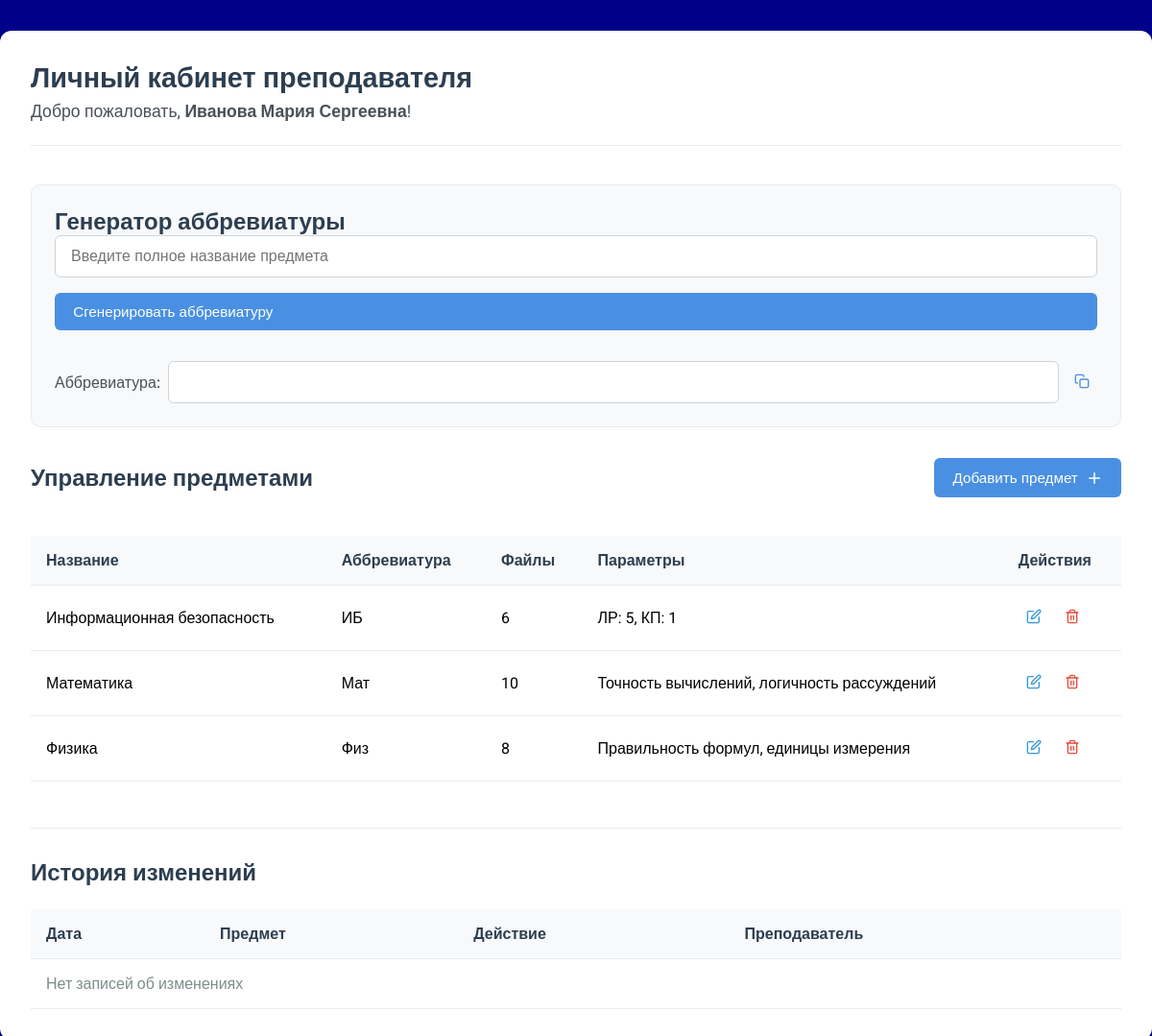
The page /teacher-action/ (signed in) on the database as committed earlier.
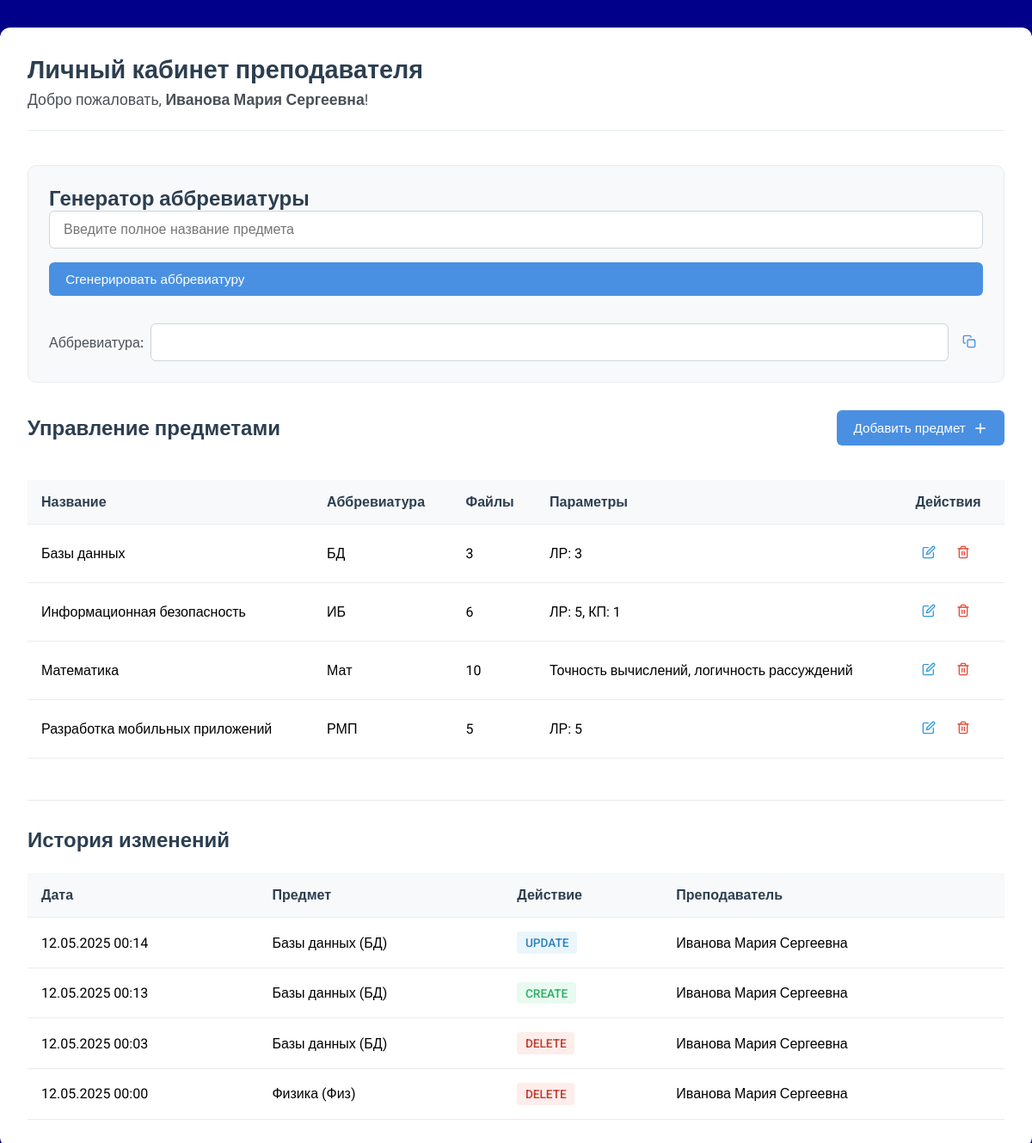
The same page on the database as committed later.
### portfolio/models.py (models this page shows, shortened)
class Teacher(models.Model):
    user = models.OneToOneField(TeacherData, on_delete=models.CASCADE)
    name = models.TextField()

class Subject(models.Model):
    class Operations(Enum):
        CREATE = "CREATE"
        UPDATE = "UPDATE"
        DELETE = "DELETE"
        @classmethod
        def choices(cls):
            return [(key.value, key.name) for key in cls]
    subject_id = models.IntegerField(default=1)
    title = models.CharField(max_length=255, blank=False)
    abbr = models.CharField(max_length=255, blank=False)
    files_count = models.IntegerField()
    review_params = models.CharField(max_length=255, blank=True)
    changer = models.ForeignKey(Teacher, on_delete=models.CASCADE)
    time_update = models.DateTimeField((""), auto_now=True, auto_now_add=False)
    operation_type = models.CharField(
        max_length=20,
        choices=Operations.choices(),
        default=Operations.CREATE.value
    )

class SubjectHistory(models.Model):
    subject_id = models.IntegerField()
    title = models.CharField(max_length=255)
    abbr = models.CharField(max_length=255)
    files_count = models.IntegerField()
    review_params = models.CharField(max_length=255, blank=True)
    changer = models.ForeignKey(Teacher, on_delete=models.SET_NULL, null=True)
    time_update = models.DateTimeField(auto_now_add=True)
    operation_type = models.CharField(max_length=20, choices=Subject.Operations.choices())
    class Meta:
        ordering = ['-time_update']
    def get_operation_display(self):
        return dict(Subject.Operations.choices()).get(self.operation_type, self.operation_type)

### portfolio/views.py (the view)
# urls.py: path('teacher-action/', views.teacherAction, name='teacher-action'),
@login_required
def teacherAction(request):
    subjects = Subject.objects.all().order_by('title')
    history = SubjectHistory.objects.all().order_by('-time_update')[:20]
    teacher_name = None
    try:
        teacher = Teacher.objects.get(user=request.user)
        teacher_name = teacher.name
    except Teacher.DoesNotExist:
        pass
    return render(request, 'portfolio/teacher_action.html', {
        'title': 'Личный кабинет',
        'teacher_name': teacher_name,
        'subjects': subjects,
        'history': history
    })

### portfolio/templates/portfolio/teacher_action.html (shortened to what this page needs)
{% extends "base.html" %}
{% load static %}
{% block styles %}
<link type="text/css" href="{% static 'portfolio/css/t_action.css' %}" rel="stylesheet" />
{% endblock %}
{% block content %}
<div class="wrapper">
    <div class="teacher-action-container">
        <div class="welcome-section">
            <h1 class="action-title">Личный кабинет преподавателя</h1>
            {% if teacher_name %}
                <p class="welcome-message">Добро пожаловать, <strong>{{ teacher_name }}</strong>!</p>
            {% endif %}
        </div>
        <div class="abbreviation-generator">
            <h2 class="section-title">Генератор аббревиатуры</h2>
            <div class="abbreviation-form">
                <input type="text" id="fullSubjectName" placeholder="Введите полное название предмета" class="form-input">
                <button id="generateAbbrBtn" class="add-button" type="button">
                    <span>Сгенерировать аббревиатуру</span>
                </button>
                <div class="abbreviation-result">
                    <label>Аббревиатура:</label>
                    <input type="text" id="generatedAbbreviation" class="form-input" readonly>
                    <button id="copyAbbrBtn" class="small-button" type="button" title="Копировать">
                    </button>
                </div>
            </div>
        </div>
        <div class="subjects-section">
            <div class="section-header">
                <h2 class="section-title">Управление предметами</h2>
                <button class="add-button" id="addSubjectBtn">
                    <span>Добавить предмет</span>
                    <svg xmlns="http://www.w3.org/2000/svg" width="18" height="18" viewBox="0 0 24 24" fill="none" stroke="currentColor" stroke-width="2" stroke-linecap="round" stroke-linejoin="round">
                        <line x1="12" y1="5" x2="12" y2="19"></line>
                        <line x1="5" y1="12" x2="19" y2="12"></line>
                    </svg>
                </button>
            </div>
            <div class="subjects-table-container">
                <table class="subjects-table">
                    <thead>
                        <tr>
                            <th>Название</th>
                            <th>Аббревиатура</th>
                            <th>Файлы</th>
                            <th>Параметры</th>
                            <th>Действия</th>
                        </tr>
                    </thead>
                    <tbody>
                        {% for subject in subjects %}
                        <tr>
                            <td>{{ subject.title }}</td>
                            <td>{{ subject.abbr }}</td>
                            <td>{{ subject.files_count }}</td>
                            <td>{{ subject.review_params|default:"-" }}</td>
                            <td class="actions-cell">
                                <button class="edit-btn" data-id="{{ subject.id }}" data-title="{{ subject.title }}"
                                    data-abbr="{{ subject.abbr }}" data-files="{{ subject.files_count }}"
                                    data-params="{{ subject.review_params }}">
                                </button>
                                <button class="delete-btn" data-id="{{ subject.id }}">
                                </button>
                            </td>
                        </tr>
                        {% empty %}
                        <tr>
                            <td colspan="5" class="no-subjects">Нет добавленных предметов</td>
                        </tr>
                        {% endfor %}
                    </tbody>
                </table>
            </div>
        </div>
        <div class="history-section">
            <div class="section-header">
                <h2 class="section-title">История изменений</h2>
            </div>
            <div class="history-table-container">
                <table class="history-table">
                    <thead>
                        <tr>
                            <th>Дата</th>
                            <th>Предмет</th>
                            <th>Действие</th>
                            <th>Преподаватель</th>
                        </tr>
                    </thead>
                    <tbody>
                        {% for record in history %}
                        <tr>
                            <td data-label="Дата">{{ record.time_update|date:"d.m.Y H:i" }}</td>
                            <td data-label="Предмет">{{ record.title }} ({{ record.abbr }})</td>
                            <td data-label="Действие">
                                <span class="operation-badge operation-{{ record.operation_type|lower }}">
                                    {{ record.get_operation_display }}
                                </span>
                            </td>
                            <td data-label="Преподаватель">{{ record.changer.name }}</td>
                        </tr>
                        {% empty %}
                        <tr>
                            <td colspan="4" class="no-history">Нет записей об изменениях</td>
                        </tr>
                        {% endfor %}
                    </tbody>
                </table>
            </div>
        </div>
    </div>
</div>
{% endblock %}

### templates/base.html (shortened to what this page needs)
{% load static %}
<!DOCTYPE html>
<html lang="en">
<head>
    {% block styles %} {% endblock  %}
</head>
<body>
    {% block content %} {% endblock  %}
</body>
</html>

### portfolio/static/portfolio/css/t_action.css (style rules this page uses)
* { margin: 0; padding: 0; box-sizing: border-box; }
.wrapper { background-color: darkblue; font-family: "Roboto", sans-serif; min-height: 100vh; padding: 2rem 0; }
.teacher-action-container { max-width: 1200px; margin: 0 auto; padding: 2rem; background: #fff; border-radius: 12px; box-shadow: 0 4px 20px rgba(0, 0, 0, 0.08); }
.welcome-section { margin-bottom: 2.5rem; padding-bottom: 1.5rem; border-bottom: 1px solid #e9ecef; }
.action-title { font-size: 1.8rem; color: #2c3e50; margin-bottom: 0.5rem; }
.welcome-message { font-size: 1.1rem; color: #495057; }
.subjects-section { margin-top: 2rem; }
.section-header { display: flex; justify-content: space-between; align-items: center; margin-bottom: 1.5rem; }
.section-title { font-size: 1.5rem; color: #2c3e50; }
.add-button { display: flex; align-items: center; gap: 0.5rem; padding: 0.7rem 1.2rem; background: #4a90e2; color: white; border: none; border-radius: 6px; font-size: 0.95rem; cursor: pointer; transition: all 0.3s ease; }
.form-input { width: 100%; padding: 0.75rem 1rem; border: 1px solid #ced4da; border-radius: 6px; font-size: 1rem; transition: all 0.3s ease; }
.subjects-table-container { overflow-x: auto; }
.subjects-table { width: 100%; border-collapse: collapse; margin-top: 1rem; }
.subjects-table th, .subjects-table td { padding: 1rem; text-align: left; border-bottom: 1px solid #e9ecef; }
.subjects-table th { background-color: #f8f9fa; font-weight: 600; color: #2c3e50; }
.actions-cell { display: flex; gap: 0.5rem; }
.edit-btn, .delete-btn { background: none; border: none; cursor: pointer; padding: 0.5rem; border-radius: 4px; transition: all 0.2s ease; }
.edit-btn { color: #3498db; }
.delete-btn { color: #e74c3c; }
.history-section { margin-top: 3rem; padding-top: 2rem; border-top: 1px solid #e9ecef; }
.history-table-container { overflow-x: auto; margin-top: 1rem; }
.history-table { width: 100%; border-collapse: collapse; }
.history-table th, .history-table td { padding: 1rem; text-align: left; border-bottom: 1px solid #e9ecef; }
.history-table th { background-color: #f8f9fa; font-weight: 600; color: #2c3e50; }
.operation-badge { display: inline-block; padding: 0.3rem 0.6rem; border-radius: 4px; font-size: 0.85rem; font-weight: 500; }
.operation-create { background-color: rgba(46, 204, 113, 0.1); color: #27ae60; }
.operation-update { background-color: rgba(52, 152, 219, 0.1); color: #2980b9; }
.operation-delete { background-color: rgba(231, 76, 60, 0.1); color: #c0392b; }
.abbreviation-generator { margin-bottom: 2rem; padding: 1.5rem; background: #f8f9fa; border-radius: 10px; border: 1px solid #e9ecef; }
.abbreviation-form { display: flex; flex-direction: column; gap: 1rem; }
.abbreviation-result { display: flex; align-items: center; gap: 0.5rem; margin-top: 1rem; }
.abbreviation-result label { font-weight: 500; color: #495057; white-space: nowrap; }
.small-button { background: none; border: none; cursor: pointer; padding: 0.5rem; border-radius: 4px; color: #4a90e2; transition: all 0.2s ease; }

Rows that differ between the two databases and show on the page:
removed Subject: title "Физика", abbr "Физ", files_count "8", review_params "Правильность формул, единицы измерения"
added Subject: title "Базы данных", abbr "БД", files_count "3", review_params "ЛР: 3"
added Subject: title "Разработка мобильных приложений", abbr "РМП", files_count "5", review_params "ЛР: 5"
added SubjectHistory: time_update "12.05.2025 00:14", title "Базы данных", abbr "БД", operation "UPDATE", changer.name "Иванова Мария Сергеевна"
added SubjectHistory: time_update "12.05.2025 00:13", title "Базы данных", abbr "БД", operation "CREATE", changer.name "Иванова Мария Сергеевна"
added SubjectHistory: time_update "12.05.2025 00:03", title "Базы данных", abbr "БД", operation "DELETE", changer.name "Иванова Мария Сергеевна"
added SubjectHistory: time_update "12.05.2025 00:00", title "Физика", abbr "Физ", operation "DELETE", changer.name "Иванова Мария Сергеевна"
Other text that changed with them:
text no longer shown: "Нет записей об изменениях"
